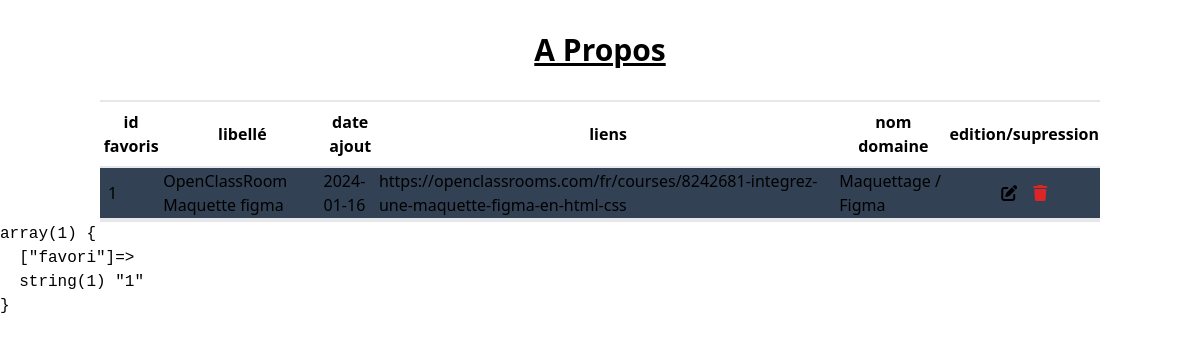
The app's page /detail.php?favori=1 with its own data.
### tables this page shows
CREATE TABLE `favoris` (
  `id_fav` int(11) NOT NULL,
  `libelle` varchar(300) NOT NULL,
  `date_creation` date NOT NULL,
  `url` varchar(4000) NOT NULL,
  `id_dom` int(11) NOT NULL
);

CREATE TABLE `domaine` (
  `id_dom` int(11) NOT NULL,
  `nom_dom` varchar(50) NOT NULL
);

### detail.php (the view, shortened to what this page needs)
<?php
    include 'head.php'
?>
    <header>
        <h1 class="text-3xl font-bold underline Table favoris text-center py-8 dark:text-white">
            A Propos
        </h1>
    </header>
    <?php
        $result = $pdo->query("SELECT * FROM `favoris` INNER JOIN `domaine` ON favoris.id_dom=domaine.id_dom WHERE id_fav=".$_GET['favori'].";");
        $favoris = $result->fetchAll(PDO::FETCH_ASSOC);
    ?>
    <section class = "w-full flex justify-center dark:text-white">
        <table class="w-5/6">
        <tr class="border-y-2">
            <th class = "py-2">
                id favoris
            </th>
            <th>
                libellé
            </th>
            <th>
                date ajout
            </th>
            <th>
                liens
            </th>
            <th>
                nom domaine
            </th>
            <th>
                edition/supression
            </th>
        </tr>
        <?php
        foreach($favoris as $favori){
        ?>
            <tr class="border-y-2 py-2 odd:bg-slate-600 even:bg-slate-700 hover:bg-slate-400">
                <td class = "p-2">
                    <?php echo $favori['id_fav'] ?>
                </td>
                <td>
                <?php echo $favori['libelle'] ?>
                </td>
                <td>
                <?php echo $favori['date_creation'] ?>
                </td>
                <td>
                    <a href="<?php echo $favori['url'] ?>"><?php echo $favori['url'] ?></a>
                </td>
                <td>
                <?php echo $favori['nom_dom'] ?>
                </td>
                <td class="text-center">
                <button class = "px-2  hover:text-sky-600"><i class="fa-solid fa-pen-to-square "></i></button><button class = "px-2 text-red-600 hover:text-red-800"><i class="fa-solid fa-trash"></i></button>
                </td>
            </tr>
            <?php
            }
            ?>
        </table>
    </section>
    <div class = " w-full flex justify-center text-center ">
    <span class = "w-5/6 flex justify-center text-center border-b-2 bg-slate-600">
    </span>
    </div>
      <?php
  echo '<pre>';
  var_dump($_GET);
  echo '</pre>';
  ?>
</body>
</html>

### records on screen
favoris: id_fav "1", libelle "OpenClassRoom Maquette figma", date_creation "2024-01-16", url "https://openclassrooms.com/fr/courses/8242681-integrez-une-maquette-figma-en-html-css", id_dom.nom_dom "Maquettage / Figma"
